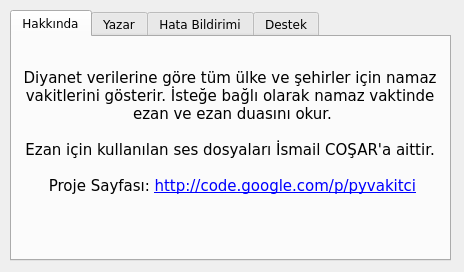
<?xml version="1.0" encoding="UTF-8"?>
<ui version="4.0">
 <class>Dialog</class>
 <widget class="QDialog" name="Dialog">
  <property name="geometry">
   <rect>
    <x>0</x>
    <y>0</y>
    <width>464</width>
    <height>272</height>
   </rect>
  </property>
  <property name="minimumSize">
   <size>
    <width>464</width>
    <height>272</height>
   </size>
  </property>
  <property name="maximumSize">
   <size>
    <width>464</width>
    <height>272</height>
   </size>
  </property>
  <property name="windowTitle">
   <string>Hakkında</string>
  </property>
  <widget class="QTabWidget" name="tabWidget">
   <property name="geometry">
    <rect>
     <x>10</x>
     <y>10</y>
     <width>441</width>
     <height>251</height>
    </rect>
   </property>
   <property name="font">
    <font>
     <family>DejaVu Sans</family>
    </font>
   </property>
   <property name="currentIndex">
    <number>0</number>
   </property>
   <widget class="QWidget" name="hakkinda_tab">
    <attribute name="title">
     <string>Hakkında</string>
    </attribute>
    <widget class="QLabel" name="hakkinda_label">
     <property name="geometry">
      <rect>
       <x>10</x>
       <y>10</y>
       <width>421</width>
       <height>171</height>
      </rect>
     </property>
     <property name="font">
      <font>
       <family>DejaVu Sans</family>
      </font>
     </property>
     <property name="text">
      <string>&lt;!DOCTYPE HTML PUBLIC &quot;-//W3C//DTD HTML 4.0//EN&quot; &quot;http://www.w3.org/TR/REC-html40/strict.dtd&quot;&gt;
&lt;html&gt;&lt;head&gt;&lt;meta name=&quot;qrichtext&quot; content=&quot;1&quot; /&gt;&lt;style type=&quot;text/css&quot;&gt;
p, li { white-space: pre-wrap; }
&lt;/style&gt;&lt;/head&gt;&lt;body style=&quot; font-family:'Ubuntu'; font-size:11pt; font-weight:400; font-style:normal;&quot;&gt;
&lt;p align=&quot;center&quot; style=&quot; margin-top:0px; margin-bottom:0px; margin-left:0px; margin-right:0px; -qt-block-indent:0; text-indent:0px;&quot;&gt;&lt;span style=&quot; font-family:'Sans';&quot;&gt;Diyanet verilerine göre tüm ülke ve şehirler için namaz &lt;/span&gt;&lt;/p&gt;
&lt;p align=&quot;center&quot; style=&quot; margin-top:0px; margin-bottom:0px; margin-left:0px; margin-right:0px; -qt-block-indent:0; text-indent:0px;&quot;&gt;&lt;span style=&quot; font-family:'Sans';&quot;&gt;vakitlerini gösterir. İsteğe bağlı olarak namaz vaktinde &lt;/span&gt;&lt;/p&gt;
&lt;p align=&quot;center&quot; style=&quot; margin-top:0px; margin-bottom:0px; margin-left:0px; margin-right:0px; -qt-block-indent:0; text-indent:0px;&quot;&gt;&lt;span style=&quot; font-family:'Sans';&quot;&gt;ezan ve ezan duasını okur.&lt;/span&gt;&lt;/p&gt;
&lt;p align=&quot;center&quot; style=&quot;-qt-paragraph-type:empty; margin-top:0px; margin-bottom:0px; margin-left:0px; margin-right:0px; -qt-block-indent:0; text-indent:0px; font-family:'Sans';&quot;&gt;&lt;/p&gt;
&lt;p align=&quot;center&quot; style=&quot; margin-top:0px; margin-bottom:0px; margin-left:0px; margin-right:0px; -qt-block-indent:0; text-indent:0px;&quot;&gt;&lt;span style=&quot; font-family:'Sans';&quot;&gt;Ezan için kullanılan ses dosyaları İsmail COŞAR'a aittir. &lt;/span&gt;&lt;/p&gt;
&lt;p align=&quot;center&quot; style=&quot;-qt-paragraph-type:empty; margin-top:0px; margin-bottom:0px; margin-left:0px; margin-right:0px; -qt-block-indent:0; text-indent:0px; font-family:'Sans';&quot;&gt;&lt;/p&gt;
&lt;p align=&quot;center&quot; style=&quot; margin-top:0px; margin-bottom:0px; margin-left:0px; margin-right:0px; -qt-block-indent:0; text-indent:0px;&quot;&gt;&lt;span style=&quot; font-family:'Sans';&quot;&gt;Proje Sayfası: &lt;/span&gt;&lt;a href=&quot;http://code.google.com/p/pyvakitci&quot;&gt;&lt;span style=&quot; font-family:'Sans'; text-decoration: underline; color:#0000ff;&quot;&gt;http://code.google.com/p/pyvakitci&lt;/span&gt;&lt;/a&gt;&lt;/p&gt;&lt;/body&gt;&lt;/html&gt;</string>
     </property>
    </widget>
   </widget>
   <widget class="QWidget" name="yazar_tab">
    <attribute name="title">
     <string>Yazar</string>
    </attribute>
    <widget class="QLabel" name="yazar_label">
     <property name="geometry">
      <rect>
       <x>10</x>
       <y>10</y>
       <width>391</width>
       <height>171</height>
      </rect>
     </property>
     <property name="font">
      <font>
       <family>DejaVu Sans</family>
      </font>
     </property>
     <property name="text">
      <string>&lt;!DOCTYPE HTML PUBLIC &quot;-//W3C//DTD HTML 4.0//EN&quot; &quot;http://www.w3.org/TR/REC-html40/strict.dtd&quot;&gt;
&lt;html&gt;&lt;head&gt;&lt;meta name=&quot;qrichtext&quot; content=&quot;1&quot; /&gt;&lt;style type=&quot;text/css&quot;&gt;
p, li { white-space: pre-wrap; }
&lt;/style&gt;&lt;/head&gt;&lt;body style=&quot; font-family:'Ubuntu'; font-size:11pt; font-weight:400; font-style:normal;&quot;&gt;
&lt;p align=&quot;center&quot; style=&quot; margin-top:0px; margin-bottom:0px; margin-left:0px; margin-right:0px; -qt-block-indent:0; text-indent:0px;&quot;&gt;&lt;span style=&quot; font-family:'Sans';&quot;&gt;Rahman YAZGAN&lt;/span&gt;&lt;/p&gt;
&lt;p align=&quot;center&quot; style=&quot; margin-top:0px; margin-bottom:0px; margin-left:0px; margin-right:0px; -qt-block-indent:0; text-indent:0px;&quot;&gt;&lt;a href=&quot;mailto:rahmanyazgan@gmail.com&quot;&gt;&lt;span style=&quot; font-family:'Sans'; text-decoration: underline; color:#0000ff;&quot;&gt;rahmanyazgan@gmail.com&lt;/span&gt;&lt;/a&gt;&lt;/p&gt;&lt;/body&gt;&lt;/html&gt;</string>
     </property>
    </widget>
   </widget>
   <widget class="QWidget" name="hata_bildirimi_tab">
    <attribute name="title">
     <string>Hata Bildirimi</string>
    </attribute>
    <widget class="QLabel" name="hata_bildirimi_label">
     <property name="geometry">
      <rect>
       <x>10</x>
       <y>10</y>
       <width>391</width>
       <height>171</height>
      </rect>
     </property>
     <property name="font">
      <font>
       <family>DejaVu Sans</family>
      </font>
     </property>
     <property name="text">
      <string>&lt;!DOCTYPE HTML PUBLIC &quot;-//W3C//DTD HTML 4.0//EN&quot; &quot;http://www.w3.org/TR/REC-html40/strict.dtd&quot;&gt;
&lt;html&gt;&lt;head&gt;&lt;meta name=&quot;qrichtext&quot; content=&quot;1&quot; /&gt;&lt;style type=&quot;text/css&quot;&gt;
p, li { white-space: pre-wrap; }
&lt;/style&gt;&lt;/head&gt;&lt;body style=&quot; font-family:'Ubuntu'; font-size:11pt; font-weight:400; font-style:normal;&quot;&gt;
&lt;p align=&quot;center&quot; style=&quot; margin-top:0px; margin-bottom:0px; margin-left:0px; margin-right:0px; -qt-block-indent:0; text-indent:0px;&quot;&gt;&lt;span style=&quot; font-family:'Sans';&quot;&gt;Hataları bildirmek için &lt;/span&gt;&lt;/p&gt;
&lt;p align=&quot;center&quot; style=&quot; margin-top:0px; margin-bottom:0px; margin-left:0px; margin-right:0px; -qt-block-indent:0; text-indent:0px;&quot;&gt;&lt;a href=&quot;mailto:rahmanyazgan@gmail.com&quot;&gt;&lt;span style=&quot; font-family:'Sans'; text-decoration: underline; color:#0000ff;&quot;&gt;rahmanyazgan@gmail.com&lt;/span&gt;&lt;/a&gt;&lt;span style=&quot; font-family:'Sans';&quot;&gt; &lt;/span&gt;&lt;/p&gt;
&lt;p align=&quot;center&quot; style=&quot; margin-top:0px; margin-bottom:0px; margin-left:0px; margin-right:0px; -qt-block-indent:0; text-indent:0px;&quot;&gt;&lt;span style=&quot; font-family:'Sans';&quot;&gt;adresini kullanınız.&lt;/span&gt;&lt;/p&gt;&lt;/body&gt;&lt;/html&gt;</string>
     </property>
    </widget>
   </widget>
   <widget class="QWidget" name="destek_tab">
    <attribute name="title">
     <string>Destek</string>
    </attribute>
    <widget class="QLabel" name="destek_label">
     <property name="geometry">
      <rect>
       <x>10</x>
       <y>10</y>
       <width>391</width>
       <height>171</height>
      </rect>
     </property>
     <property name="font">
      <font>
       <family>DejaVu Sans</family>
      </font>
     </property>
     <property name="text">
      <string>&lt;!DOCTYPE HTML PUBLIC &quot;-//W3C//DTD HTML 4.0//EN&quot; &quot;http://www.w3.org/TR/REC-html40/strict.dtd&quot;&gt;
&lt;html&gt;&lt;head&gt;&lt;meta name=&quot;qrichtext&quot; content=&quot;1&quot; /&gt;&lt;style type=&quot;text/css&quot;&gt;
p, li { white-space: pre-wrap; }
&lt;/style&gt;&lt;/head&gt;&lt;body style=&quot; font-family:'Ubuntu'; font-size:11pt; font-weight:400; font-style:normal;&quot;&gt;
&lt;p align=&quot;center&quot; style=&quot; margin-top:0px; margin-bottom:0px; margin-left:0px; margin-right:0px; -qt-block-indent:0; text-indent:0px;&quot;&gt;&lt;span style=&quot; font-family:'Sans';&quot;&gt;Programa katkıda bulunmak istiyorsanız &lt;/span&gt;&lt;/p&gt;
&lt;p align=&quot;center&quot; style=&quot; margin-top:0px; margin-bottom:0px; margin-left:0px; margin-right:0px; -qt-block-indent:0; text-indent:0px;&quot;&gt;&lt;a href=&quot;mailto:rahmanyazgan@gmail.com&quot;&gt;&lt;span style=&quot; font-family:'Sans'; text-decoration: underline; color:#0000ff;&quot;&gt;rahmanyazgan@gmail.com&lt;/span&gt;&lt;/a&gt;&lt;span style=&quot; font-family:'Sans';&quot;&gt; &lt;/span&gt;&lt;/p&gt;
&lt;p align=&quot;center&quot; style=&quot; margin-top:0px; margin-bottom:0px; margin-left:0px; margin-right:0px; -qt-block-indent:0; text-indent:0px;&quot;&gt;&lt;span style=&quot; font-family:'Sans';&quot;&gt;adresinden bana ulaşabilirsiniz.&lt;/span&gt;&lt;/p&gt;&lt;/body&gt;&lt;/html&gt;</string>
     </property>
    </widget>
   </widget>
  </widget>
 </widget>
 <resources/>
 <connections/>
</ui>
